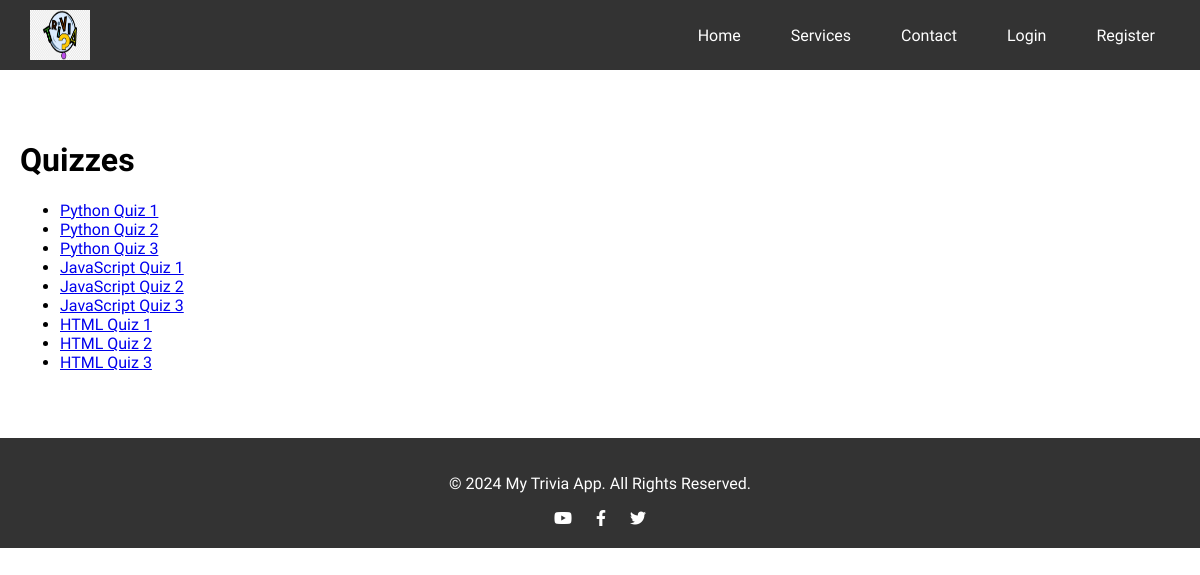
/quiz/, run on an earlier commit of the app's database.
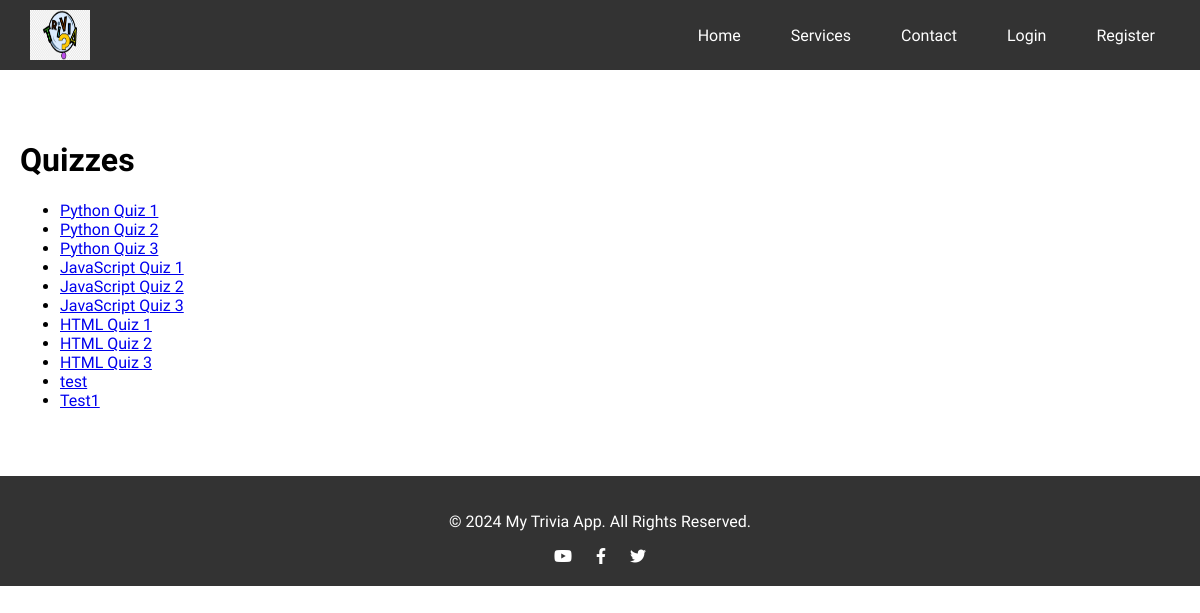
And on a later commit of the database.
### apps/quiz/models.py (models this page shows, shortened)
class Quiz(models.Model):
    quiz_id = models.AutoField(primary_key=True)
    title = models.CharField(max_length=255)
    description = models.TextField(blank=True)
    created_by = models.ForeignKey(
        User, on_delete=models.CASCADE, related_name="quizzes"
    )
    created_at = models.DateTimeField(auto_now_add=True)
    updated_at = models.DateTimeField(auto_now=True)

### apps/quiz/views.py (the view)
# urls.py: path("", QuizListView.as_view(), name="quiz_list"),
class QuizListView(ListView):
    model = Quiz
    template_name = "quizzes/quiz_list.html"
    context_object_name = "quizzes"
    def get_context_data(self, **kwargs):
        context = super().get_context_data(**kwargs)
        quizzes = Quiz.objects.all()
        for quiz in quizzes:
            if not quiz.quiz_id:
                logger.warning(f'Quiz "{quiz.title}" has an invalid ID')
        context["quizzes"] = quizzes
        return context

### templates/quizzes/quiz_list.html (shortened to what this page needs)
{% extends 'base.html' %}
{% block content %}
<div class="quizzes">
  <div class="intro-text">
    <h1 class="Title">Quizzes</h1>
  </div>
  <ul>
    {% for quiz in quizzes %}
      {% if quiz.quiz_id %}
        <li><a href="{% url 'quiz:quiz_detail' quiz.quiz_id %}">{{ quiz.title }}</a></li>
      {% else %}
        <li>{{ quiz.title }} (Invalid ID)</li>
      {% endif %}
    {% endfor %}
  </ul>
</div>
{% endblock %}

What changed in the data, as far as the page shows it:
added Quiz: title "test"
added Quiz: title "Test1"
